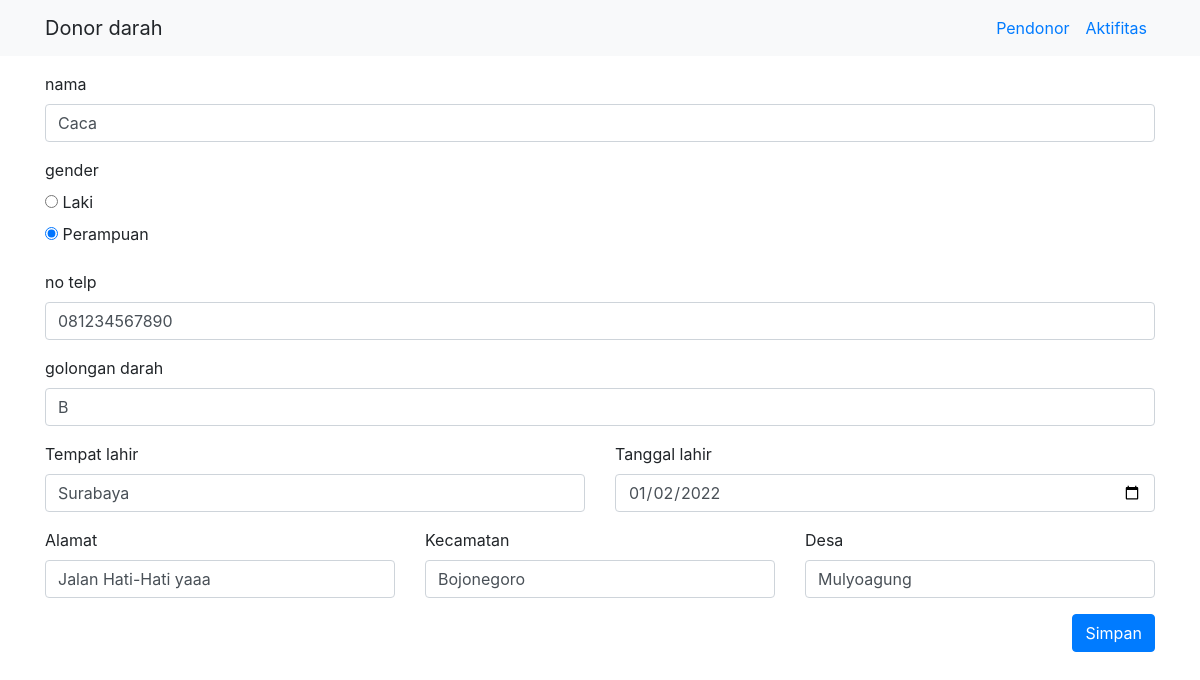
Screenshot of /index.php?act=pendonor/edit&id=5 with the database file from the repository.
### tables this page shows
CREATE TABLE `pendonor` (
  `id` int(11) NOT NULL,
  `nama` varchar(100) NOT NULL,
  `tempat_lahir` varchar(50) NOT NULL,
  `tanggal_lahir` date NOT NULL,
  `jenis_kelamin` int(1) NOT NULL,
  `golongan_darah` char(2) NOT NULL,
  `nomor_hp` char(13) NOT NULL,
  `alamat` text NOT NULL,
  `kecamatan` char(10) NOT NULL,
  `desa` char(16) NOT NULL,
  `status` int(1) NOT NULL
);

### pendonor/edit.php (the view, shortened to what this page needs)
<?php
$row = $con->query("SELECT * FROM pendonor WHERE id='$_GET[id]'")->fetch_object();
?>
<form action="" method="post">
<div class="form-group">
	<label>nama</label>
	<input type="text" class="form-control" name="nama" value="<?= $row->nama ?>" required />
</div>
<div class="form-group">
	<label>gender</label><br>
	<label>
		<input type="radio" name="gender" value="1" <?= $row->jenis_kelamin==1?"checked":"" ?> required > Laki</label><br>
	<label>
		<input type="radio" name="gender" value="0" <?= $row->jenis_kelamin==0?"checked":"" ?> required > Perampuan
	</label>
</div>
<div class="form-group">
	<label>no telp</label>
	<input type="text" class="form-control" name="telp" value="<?= $row->nomor_hp ?>" required  />
</div>
<div class="form-group">
	<label>golongan darah</label>
	<input type="text" class="form-control" name="darah" value="<?= $row->golongan_darah ?>" required  />
</div>
<div class="form-group row">
	<div class="col-sm-6">
		<label>Tempat lahir</label>
		<input type="text" class="form-control" name="tmpt" value="<?= $row->tempat_lahir ?>" required  />
	</div>
	<div class="col-sm-6">
		<label>Tanggal lahir</label>
		<input type="date" class="form-control" name="tgl" value="<?= $row->tanggal_lahir ?>" required  />
	</div>
</div>
<div class="form-group row">
	<div class="col-sm-4">
		<label>Alamat</label>
		<input type="text" class="form-control" name="almt" value="<?= $row->alamat ?>" required  />
	</div>
	<div class="col-sm-4">
		<label>Kecamatan</label>
		<input type="text" class="form-control" name="kec" value="<?= $row->kecamatan ?>" required  />
	</div>
	<div class="col-sm-4">
		<label>Desa</label>
		<input type="text" class="form-control" name="desa" value="<?= $row->desa ?>" required  />
	</div>
</div>
<div class="d-block">
	<button class="btn btn-primary float-right" name="st">Simpan</button>
</div>
</form>

### rows the page displays
pendonor: nama "Caca", jenis_kelamin "☐ Laki", jenis_kelamin "☑ Perampuan", telp "081234567890", darah "B", tmpt "Surabaya", tgl "01/02/2022", almt "Jalan Hati-Hati yaaa", kec "Bojonegoro", desa "Mulyoagung"
